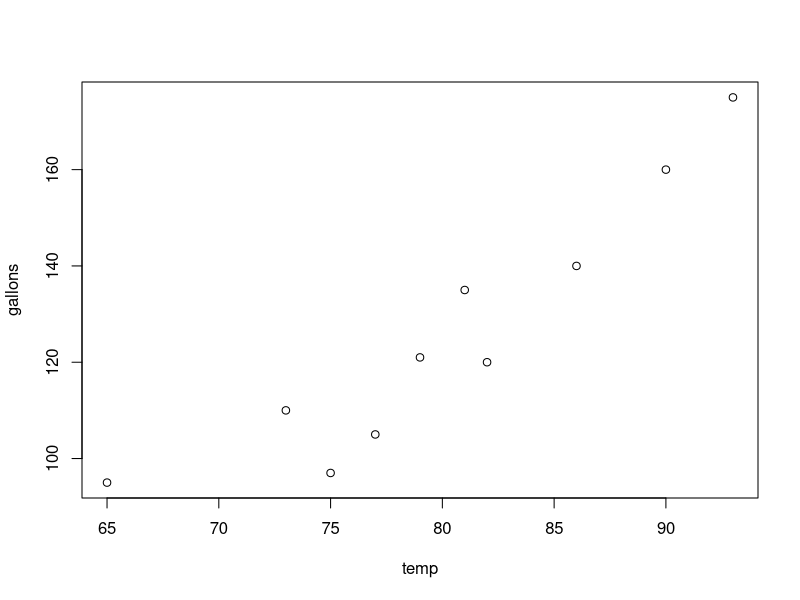
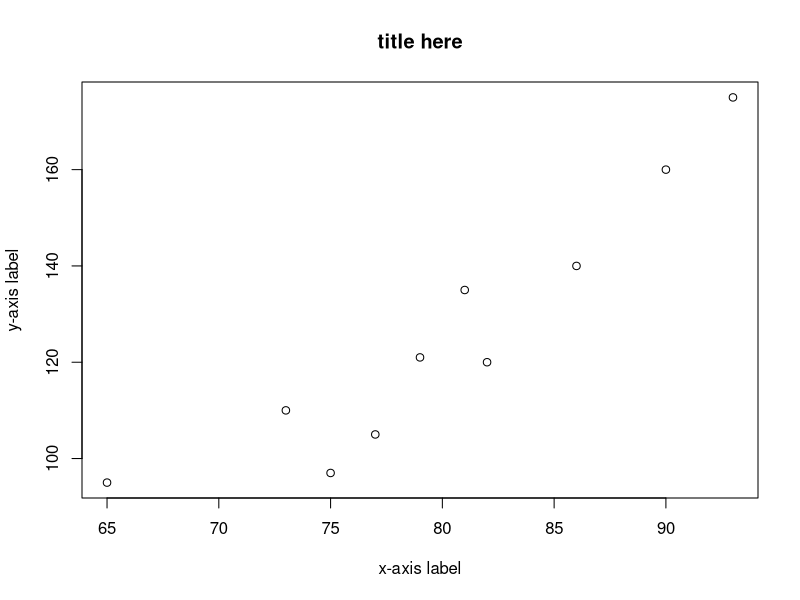
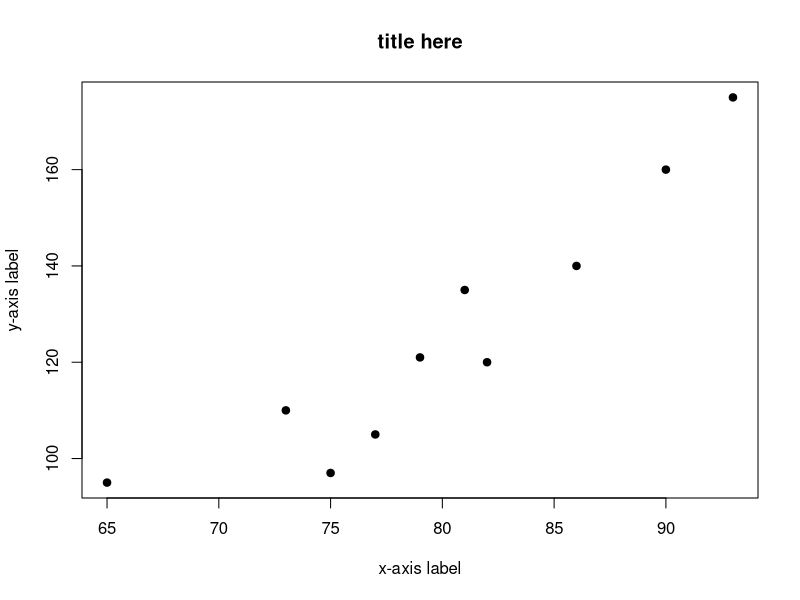
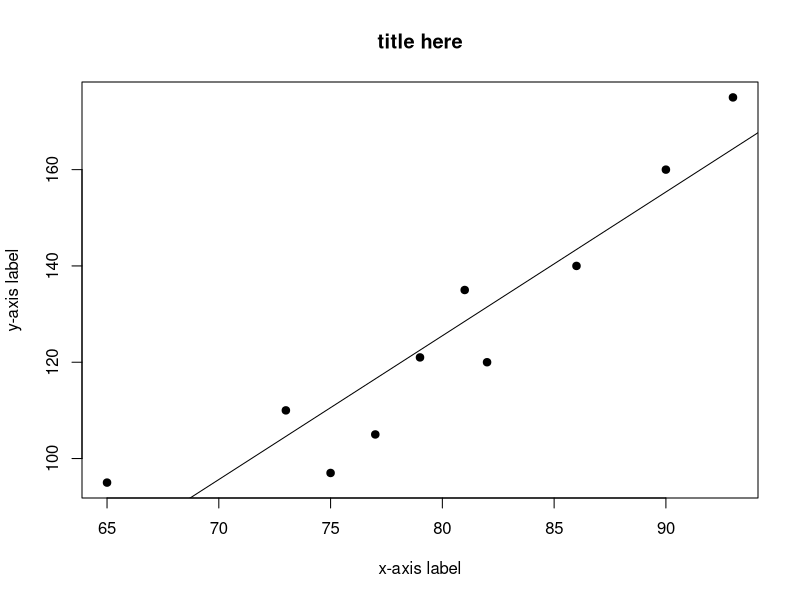

These charts were generated, in order, by the following R code:
## ---- chunk 1
options(repr.plot.width=4, repr.plot.height=4)
options("scipen"=100, "digits"=4)
## ---- chunk 2
temp <- c(73,65,81,90,75,77,82,93,86,79)
gallons <- c(110,95,135,160,97,105,120,175,140,121)
## ---- chunk 3
dataFrame <- data.frame(temp, gallons)
## ---- chunk 4
plot(dataFrame)
## ---- chunk 5
plot(dataFrame, main="title here", xlab="x-axis label", ylab="y-axis label")
## ---- chunk 6
plot(dataFrame, main="title here", xlab="x-axis label", ylab="y-axis label", pch=19)
## ---- chunk 7
R = cor(temp,gallons)
R
R*R
## ---- chunk 8
model = lm(gallons~temp, data=dataFrame)
summary(model)
## ---- chunk 9
plot(dataFrame, main="title here", xlab="x-axis label", ylab="y-axis label" , pch=19)
abline(model)
## ---- chunk 10
predictors = data.frame(temp=c(89,91,72))
predictions<-predict(model, predictors)
predictions
